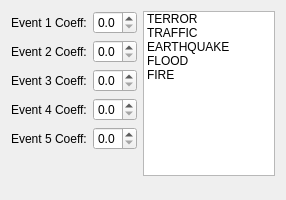
            <widget class="QWidget" name="event_coeff_page">
             <property name="geometry">
              <rect>
               <x>0</x>
               <y>0</y>
               <width>286</width>
               <height>200</height>
              </rect>
             </property>
             <attribute name="label">
              <string>Event Coefficients</string>
             </attribute>
             <layout class="QVBoxLayout" name="verticalLayout_15">
              <item>
               <layout class="QVBoxLayout" name="verticalLayout_16">
                <item>
                 <layout class="QHBoxLayout" name="horizontalLayout_21">
                  <item>
                   <layout class="QVBoxLayout" name="verticalLayout_17">
                    <item>
                     <layout class="QHBoxLayout" name="horizontalLayout_30">
                      <item>
                       <widget class="QLabel" name="label_8">
                        <property name="text">
                         <string>Event 1 Coeff:</string>
                        </property>
                       </widget>
                      </item>
                      <item>
                       <widget class="QDoubleSpinBox" name="txt_event1coeff">
                        <property name="buttonSymbols">
                         <enum>QAbstractSpinBox::UpDownArrows</enum>
                        </property>
                        <property name="showGroupSeparator" stdset="0">
                         <bool>false</bool>
                        </property>
                        <property name="decimals">
                         <number>1</number>
                        </property>
                        <property name="minimum">
                         <double>0.000000000000000</double>
                        </property>
                        <property name="maximum">
                         <double>5.000000000000000</double>
                        </property>
                        <property name="singleStep">
                         <double>0.100000000000000</double>
                        </property>
                       </widget>
                      </item>
                     </layout>
                    </item>
                    <item>
                     <layout class="QHBoxLayout" name="horizontalLayout_31">
                      <item>
                       <widget class="QLabel" name="label_9">
                        <property name="text">
                         <string>Event 2 Coeff:</string>
                        </property>
                       </widget>
                      </item>
                      <item>
                       <widget class="QDoubleSpinBox" name="txt_event2coeff">
                        <property name="decimals">
                         <number>1</number>
                        </property>
                        <property name="maximum">
                         <double>5.000000000000000</double>
                        </property>
                        <property name="singleStep">
                         <double>0.100000000000000</double>
                        </property>
                       </widget>
                      </item>
                     </layout>
                    </item>
                    <item>
                     <layout class="QHBoxLayout" name="horizontalLayout_32">
                      <item>
                       <widget class="QLabel" name="label_10">
                        <property name="text">
                         <string>Event 3 Coeff:</string>
                        </property>
                       </widget>
                      </item>
                      <item>
                       <widget class="QDoubleSpinBox" name="txt_event3coeff">
                        <property name="decimals">
                         <number>1</number>
                        </property>
                        <property name="maximum">
                         <double>5.000000000000000</double>
                        </property>
                        <property name="singleStep">
                         <double>0.100000000000000</double>
                        </property>
                       </widget>
                      </item>
                     </layout>
                    </item>
                    <item>
                     <layout class="QHBoxLayout" name="horizontalLayout_33">
                      <item>
                       <widget class="QLabel" name="label_11">
                        <property name="text">
                         <string>Event 4 Coeff:</string>
                        </property>
                       </widget>
                      </item>
                      <item>
                       <widget class="QDoubleSpinBox" name="txt_event4coeff">
                        <property name="decimals">
                         <number>1</number>
                        </property>
                        <property name="maximum">
                         <double>5.000000000000000</double>
                        </property>
                        <property name="singleStep">
                         <double>0.100000000000000</double>
                        </property>
                       </widget>
                      </item>
                     </layout>
                    </item>
                    <item>
                     <layout class="QHBoxLayout" name="horizontalLayout_34">
                      <item>
                       <widget class="QLabel" name="label_15">
                        <property name="text">
                         <string>Event 5 Coeff:</string>
                        </property>
                       </widget>
                      </item>
                      <item>
                       <widget class="QDoubleSpinBox" name="txt_event5coeff">
                        <property name="decimals">
                         <number>1</number>
                        </property>
                        <property name="maximum">
                         <double>5.000000000000000</double>
                        </property>
                        <property name="singleStep">
                         <double>0.100000000000000</double>
                        </property>
                       </widget>
                      </item>
                     </layout>
                    </item>
                    <item>
                     <spacer name="verticalSpacer_4">
                      <property name="orientation">
                       <enum>Qt::Vertical</enum>
                      </property>
                      <property name="sizeHint" stdset="0">
                       <size>
                        <width>20</width>
                        <height>40</height>
                       </size>
                      </property>
                     </spacer>
                    </item>
                   </layout>
                  </item>
                  <item>
                   <spacer name="horizontalSpacer_2">
                    <property name="orientation">
                     <enum>Qt::Horizontal</enum>
                    </property>
                    <property name="sizeHint" stdset="0">
                     <size>
                      <width>40</width>
                      <height>20</height>
                     </size>
                    </property>
                   </spacer>
                  </item>
                  <item>
                   <widget class="QListWidget" name="listWidget">
                    <item>
                     <property name="text">
                      <string>TERROR</string>
                     </property>
                    </item>
                    <item>
                     <property name="text">
                      <string>TRAFFIC</string>
                     </property>
                    </item>
                    <item>
                     <property name="text">
                      <string>EARTHQUAKE</string>
                     </property>
                    </item>
                    <item>
                     <property name="text">
                      <string>FLOOD</string>
                     </property>
                    </item>
                    <item>
                     <property name="text">
                      <string>FIRE</string>
                     </property>
                    </item>
                   </widget>
                  </item>
                  <item>
                   <layout class="QVBoxLayout" name="verticalLayout_18"/>
                  </item>
                 </layout>
                </item>
                <item>
                 <spacer name="verticalSpacer_3">
                  <property name="orientation">
                   <enum>Qt::Vertical</enum>
                  </property>
                  <property name="sizeHint" stdset="0">
                   <size>
                    <width>20</width>
                    <height>40</height>
                   </size>
                  </property>
                 </spacer>
                </item>
               </layout>
              </item>
             </layout>
            </widget>
